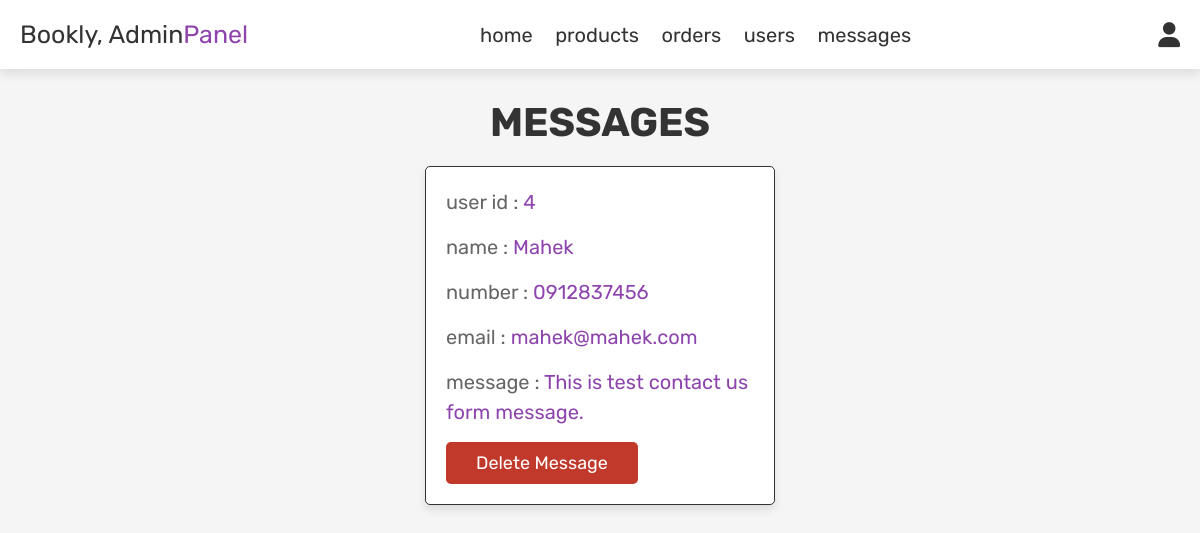
Page /admin_contacts.php (signed in) on the committed database.
### tables this page shows
CREATE TABLE `message` (
  `id` int(100) NOT NULL,
  `user_id` int(100) NOT NULL,
  `name` varchar(100) NOT NULL,
  `email` varchar(100) NOT NULL,
  `number` varchar(12) NOT NULL,
  `message` varchar(500) NOT NULL
);

### admin_contacts.php (the view, shortened to what this page needs)
<?php
include 'config.php';
?>
<!DOCTYPE html>
<html lang="en">
<head>
   <link rel="stylesheet" href="https://cdnjs.cloudflare.com/ajax/libs/font-awesome/6.0.0/css/all.min.css">
   <link rel="stylesheet" href="css/admin_style.css">
</head>
<body>
   <?php include 'admin_header.php'; ?>
   <section class="messages">
      <h1 class="title"> messages </h1>
      <div class="box-container">
         <?php
         $select_message = mysqli_query($conn, "SELECT * FROM `message`") or die('query failed');
         if (mysqli_num_rows($select_message) > 0) {
            while ($fetch_message = mysqli_fetch_assoc($select_message)) {
         ?>
               <div class="box">
                  <p> user id : <span><?php echo $fetch_message['user_id']; ?></span> </p>
                  <p> name : <span><?php echo $fetch_message['name']; ?></span> </p>
                  <p> number : <span><?php echo $fetch_message['number']; ?></span> </p>
                  <p> email : <span><?php echo $fetch_message['email']; ?></span> </p>
                  <p> message : <span><?php echo $fetch_message['message']; ?></span> </p>
                  <a href="admin_contacts.php?delete=<?php echo $fetch_message['id']; ?>" onclick="return confirm('delete this message?');" class="delete-btn">delete message</a>
               </div>
         <?php
            };
         } else {
            echo '<p class="empty">you have no messages!</p>';
         }
         ?>
      </div>
   </section>
</body>
</html>

### css/admin_style.css (style rules this page uses)
:root { --purple:#8e44ad; --red:#c0392b; --orange:#f39c12; --black:#333; --white:#fff; --light-color:#666; --light-white:#ccc; --light-bg:#f5f5f5; --border:.1rem solid var(--black); --box-shadow:0 .5rem 1rem rgba(0,0,0,.1); }
* { font-family: 'Rubik', sans-serif; margin:0; padding:0; box-sizing: border-box; outline: none; border:none; text-decoration: none; transition:all .2s linear; }
html { font-size: 62.5%; overflow-x: hidden; }
body { background-color: var(--light-bg); }
section { padding:3rem 2rem; }
.title { text-align: center; margin-bottom: 2rem; text-transform: uppercase; color:var(--black); font-size: 4rem; }
.btn, .option-btn, .delete-btn, .white-btn { display: inline-block; margin-top: 1rem; padding:1rem 3rem; cursor: pointer; color:var(--white); font-size: 1.8rem; border-radius: .5rem; text-transform: capitalize; }
.delete-btn { background-color: var(--red); }
.messages .box-container { display: grid; grid-template-columns: repeat(auto-fit, 35rem); justify-content: center; gap:1.5rem; max-width: 1200px; margin:0 auto; align-items: flex-start; }
.messages .box-container .box { background-color: var(--white); padding:2rem; border:var(--border); box-shadow: var(--box-shadow); border-radius: .5rem; }
.messages .box-container .box p { padding-bottom: 1.5rem; font-size: 2rem; color:var(--light-color); line-height: 1.5; }
.messages .box-container .box p span { color:var(--purple); }
.messages .box-container .box .delete-btn { margin-top: 0; }

### rows in the picture
message: user "4", name "Mahek", number "0912837456", email "mahek@mahek.com", message "This is test contact us form message."
